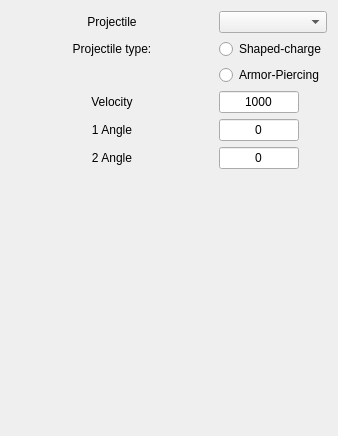
<?xml version="1.0" encoding="UTF-8"?>
<ui version="4.0">
 <class>Form</class>
 <widget class="QWidget" name="Form">
  <property name="geometry">
   <rect>
    <x>0</x>
    <y>0</y>
    <width>338</width>
    <height>436</height>
   </rect>
  </property>
  <property name="windowTitle">
   <string>Shooting settings</string>
  </property>
  <layout class="QVBoxLayout" name="verticalLayout">
   <item>
    <layout class="QGridLayout" name="gridLayout">
     <item row="3" column="1">
      <widget class="QLineEdit" name="lineEdit">
       <property name="sizePolicy">
        <sizepolicy hsizetype="Minimum" vsizetype="Fixed">
         <horstretch>0</horstretch>
         <verstretch>0</verstretch>
        </sizepolicy>
       </property>
       <property name="maximumSize">
        <size>
         <width>80</width>
         <height>16777215</height>
        </size>
       </property>
       <property name="text">
        <string>1000</string>
       </property>
       <property name="alignment">
        <set>Qt::AlignCenter</set>
       </property>
      </widget>
     </item>
     <item row="4" column="1">
      <widget class="QLineEdit" name="lineEdit_2">
       <property name="sizePolicy">
        <sizepolicy hsizetype="Minimum" vsizetype="Fixed">
         <horstretch>0</horstretch>
         <verstretch>0</verstretch>
        </sizepolicy>
       </property>
       <property name="maximumSize">
        <size>
         <width>80</width>
         <height>16777215</height>
        </size>
       </property>
       <property name="text">
        <string>0</string>
       </property>
       <property name="alignment">
        <set>Qt::AlignCenter</set>
       </property>
      </widget>
     </item>
     <item row="4" column="0">
      <widget class="QLabel" name="label_3">
       <property name="text">
        <string>1 Angle</string>
       </property>
       <property name="alignment">
        <set>Qt::AlignCenter</set>
       </property>
      </widget>
     </item>
     <item row="3" column="0">
      <widget class="QLabel" name="label_2">
       <property name="text">
        <string>Velocity</string>
       </property>
       <property name="alignment">
        <set>Qt::AlignCenter</set>
       </property>
      </widget>
     </item>
     <item row="5" column="1">
      <widget class="QLineEdit" name="lineEdit_3">
       <property name="sizePolicy">
        <sizepolicy hsizetype="Minimum" vsizetype="Fixed">
         <horstretch>0</horstretch>
         <verstretch>0</verstretch>
        </sizepolicy>
       </property>
       <property name="maximumSize">
        <size>
         <width>80</width>
         <height>16777215</height>
        </size>
       </property>
       <property name="text">
        <string>0</string>
       </property>
       <property name="alignment">
        <set>Qt::AlignCenter</set>
       </property>
      </widget>
     </item>
     <item row="5" column="0">
      <widget class="QLabel" name="label_4">
       <property name="text">
        <string>2 Angle</string>
       </property>
       <property name="alignment">
        <set>Qt::AlignCenter</set>
       </property>
      </widget>
     </item>
     <item row="0" column="1">
      <widget class="QComboBox" name="comboBox"/>
     </item>
     <item row="0" column="0">
      <widget class="QLabel" name="label_5">
       <property name="text">
        <string>Projectile</string>
       </property>
       <property name="alignment">
        <set>Qt::AlignCenter</set>
       </property>
      </widget>
     </item>
     <item row="1" column="1">
      <widget class="QRadioButton" name="radioButton_2">
       <property name="text">
        <string>Shaped-charge</string>
       </property>
      </widget>
     </item>
     <item row="2" column="1">
      <widget class="QRadioButton" name="radioButton">
       <property name="text">
        <string>Armor-Piercing</string>
       </property>
      </widget>
     </item>
     <item row="1" column="0">
      <widget class="QLabel" name="label">
       <property name="text">
        <string>Projectile type:</string>
       </property>
       <property name="alignment">
        <set>Qt::AlignCenter</set>
       </property>
      </widget>
     </item>
    </layout>
   </item>
   <item>
    <widget class="QWidget" name="widget" native="true"/>
   </item>
   <item>
    <spacer name="verticalSpacer">
     <property name="orientation">
      <enum>Qt::Vertical</enum>
     </property>
     <property name="sizeHint" stdset="0">
      <size>
       <width>20</width>
       <height>40</height>
      </size>
     </property>
    </spacer>
   </item>
  </layout>
 </widget>
 <resources/>
 <connections/>
</ui>
